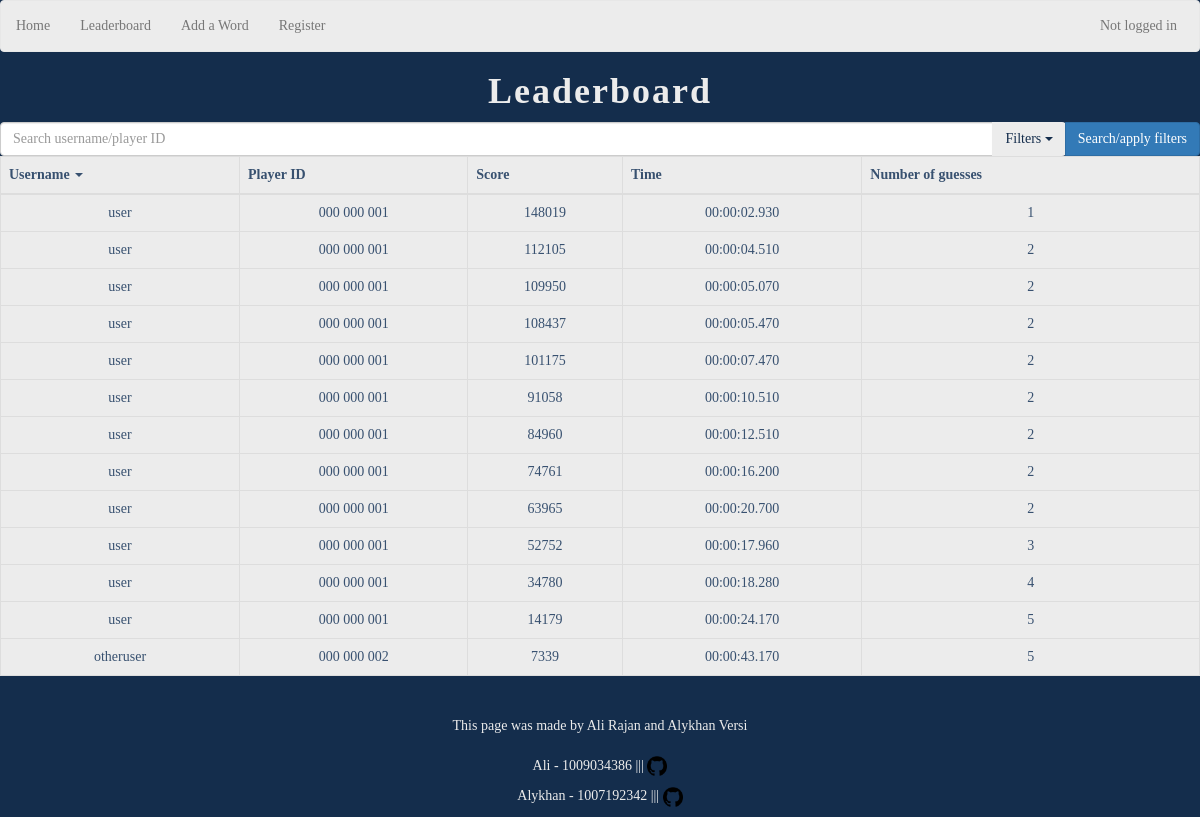
The page /leaderboard on the database as committed earlier.
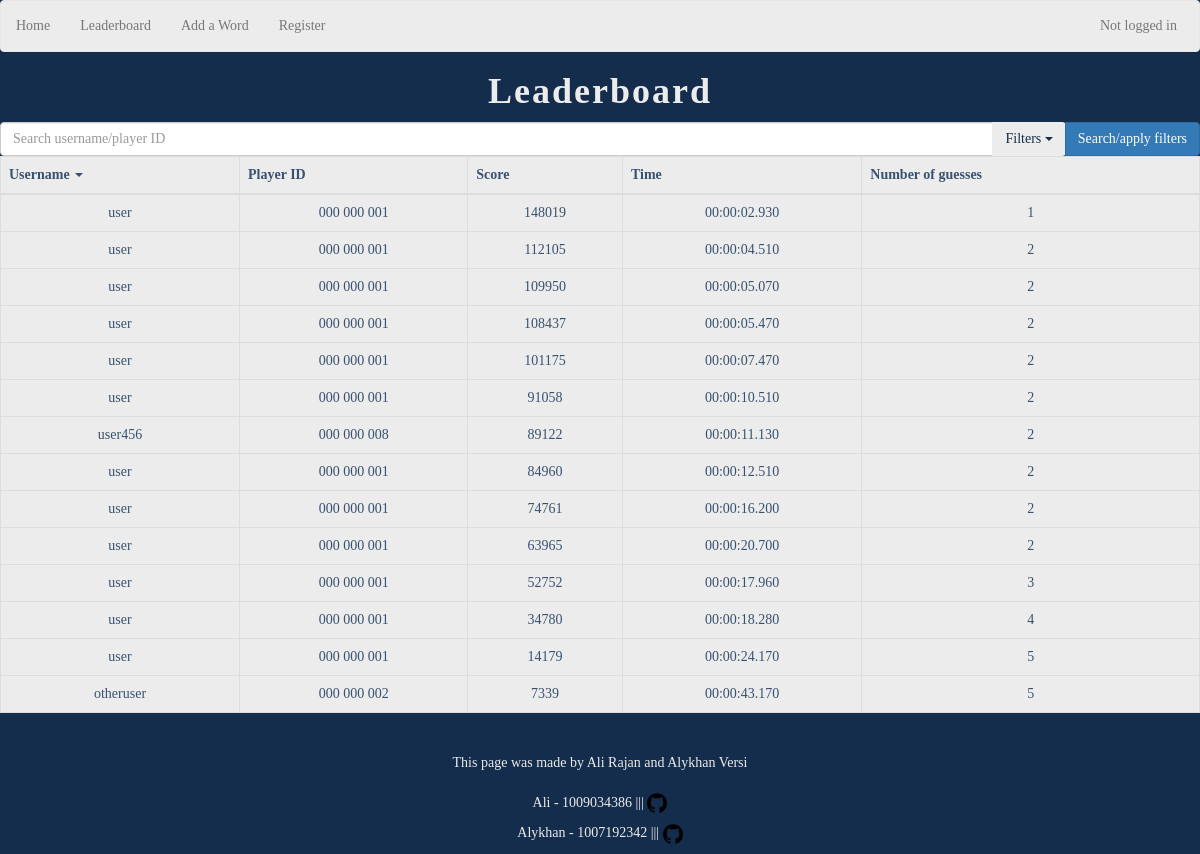
The same page on the database as committed later.
### database_handler.py (models this page shows, shortened)
class Leaderboard(database.Model):
    id = database.Column(database.Integer, primary_key=True, autoincrement=True)
    player_id = database.Column(database.Integer, database.ForeignKey("player.id"), nullable=False)
    score = database.Column(database.Integer, database.CheckConstraint("score >= 0"), nullable=False)
    time = database.Column(database.Text, nullable=False)
    guesses = database.Column(database.Integer, database.CheckConstraint("guesses > 0"), nullable=False)

class Player(database.Model):
    id = database.Column(database.Integer, primary_key=True, autoincrement=True)
    username = database.Column(database.Text, nullable=False)
    password_hash = database.Column(database.Text, nullable=False)

### main.py (the view)
@app.route("/leaderboard")
def leaderboard():
    entries = get_leaderboard_entries()
    return render_template("leaderboard.html", leaderboard_entries=entries, username_text=get_username_text())

### database_handler.py (called while the page is built)
def get_username(player_id: int) -> str:
    player = Player.query.filter_by(id=player_id).first()
    if not player:
        return ""
    return player.username

def get_leaderboard_entries() -> list[Leaderboard]:
    entries = Leaderboard.query.order_by(desc(Leaderboard.score)).all()
    return entries

### main.py (called while the page is built)
@app.template_filter()
def username_filter(player_id: int) -> str:
    return get_username(player_id)

@app.template_filter()
def player_id_filter(player_id: int) -> str:
    formatted_str = "%09d" % player_id
    spaced_str = formatted_str[:3] + " " + formatted_str[3: 6] + " " + formatted_str[6: 9]
    return spaced_str

def get_username_text() -> str:
    player_id = session.get("user_id", None)
    if player_id:
        username = get_username(player_id)
    else:
        username = "Not logged in"
    return username

### templates/leaderboard.html (shortened to what this page needs)
{% extends "navigation.html" %}
{% block content %}
    <h1>Leaderboard</h1>
    <form action="/leaderboard/search" method="POST">
        <div class="input-group mb-3">
            <input type="text" class="form-control" placeholder="Search username/player ID">
            <div class="input-group-btn">
                <button class="btn btn-outline-secondary dropdown-toggle" type="button" data-toggle="dropdown"
                aria-haspopup="true" aria-expanded="false">
                    Filters
                    <span class="caret"></span>
                </button>
                <button class="btn btn-primary dropdown-toggle" type="submit">Search/apply filters</button>
            </div>
        </div>
    </form>
    <table class="table table-bordered table-hover">
        <thead>
            <tr>
                <th class="th-sm">Username <span class="caret"></span></th>
                <th class="th-sm">Player ID</th>
                <th class="th-sm">Score</th>
                <th class="th-sm">Time</th>
                <th class="th-sm">Number of guesses</th>
            </tr>
        </thead>
        <tbody>
            {% for entry in leaderboard_entries %}
            <tr>
                <td>{{ entry.player_id | username_filter }}</td>
                <td>{{ entry.player_id | player_id_filter }}</td>
                <td>{{ entry.score }}</td>
                <td>{{ entry.time }}</td>
                <td>{{ entry.guesses }}</td>
            </tr>
            {% endfor %}
        </tbody>
    </table>
{% endblock %}

### templates/navigation.html (shortened to what this page needs)
<!DOCTYPE html>
<html>
<head>
    <link rel="stylesheet" href="https://maxcdn.bootstrapcdn.com/bootstrap/3.4.1/css/bootstrap.min.css">
    <link rel="stylesheet" href="{{ url_for('static', filename='css/style.css') }}">
</head>
<body>
    <nav class="navbar navbar-default">
        <ul class="nav navbar-nav">
            <li class="nav-item"><a href="{{ url_for('home') }}">Home</a></li>
            <li class="nav-item"><a href="{{ url_for('leaderboard') }}">Leaderboard</a></li>
            <li class="nav-item"><a href="{{ url_for('add_word') }}">Add a Word</a></li>
            <li class="nav-item"><a href="{{ url_for('register') }}">Register</a></li>
        </ul>
        <ul class="nav navbar-nav navbar-right">
            <li class="nav-item"><a>{{ username_text }}</a></li>
        </ul>
    </nav>
    {% block content %}
    {% endblock %}
</body>
<footer class="text-center text-white fixed-bottom">
    <br>
    <div class="text-center p-3">
        This page was made by Ali Rajan and Alykhan Versi
    </div>
    <br>
      <p class="text-white" >Ali - 1009034386 ||| <a href="https://github.com/ali-rajan"><img src="../static/images/githubicon.png" alt="github-icon" id="github-icon"></a></p>
      <p class="text-white" >Alykhan - 1007192342 ||| <a href="https://github.com/alykhan02"><img src="../static/images/githubicon.png" alt="github-icon" id="github-icon"></a></p>
</footer>

### static/css/style.css (style rules this page uses)
body { font-family: "Georgia", "Century Schoolbook"; text-align: center; color: #ececec; background-color: #142d4c; }
.navbar { background-color: #ececec; color: #385170; }
.navbar-right { margin-right: 0.5em; }
input { color: #142d4c; background-color: #ececec; }
button { color: #142d4c; background-color: #ececec; }
h1 { font-size: 36px; font-weight: bold; letter-spacing: 2px; }
#github-icon { width: 20px; height: 20px; }
.table { background-color: #ececec; color: #385170; }

Rows that differ between the two databases and show on the page:
added Leaderboard: player_id|username_filter "user456", player_id|player_id_filter "000 000 008", score "89122", time "00:00:11.130", guesses "2"
